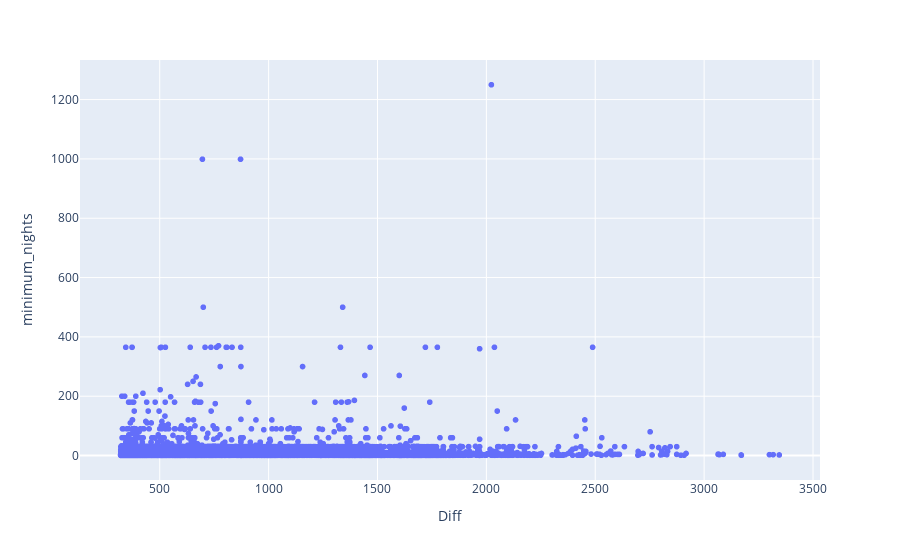

Write notebook code for a chart like this one.
### Markdown cell above
### Quiz30 สร้าง Scatter Plot หาความสัมพันธ์ระหว่าง ระยะเวลาห่างระหว่างปัจจุบันถึง Last review กับ Minimum Nights (Hint: Correlation)

### Code cell
fig = px.scatter(df2, x='Diff', y='minimum_nights')
fig.show()

### Figure 1 — Plotly figure (JSON) as saved in the notebook; plotly's stock layout.template omitted (floating-point values rounded to 4 significant figures; data arrays with more than 128 entries replaced by an {"elided": "..."} marker saying what was removed)
{"data": [{"hoverlabel": {"namelength": 0}, "hovertemplate": "Diff=%{x}<br>minimum_nights=%{y}", "legendgroup": "", "marker": {"color": "#636efa", "symbol": "circle"}, "mode": "markers", "name": "", "showlegend": false, "type": "scattergl", "x": {"elided": "38821 int values"}, "xaxis": "x", "y": {"elided": "38821 int values"}, "yaxis": "y"}], "layout": {"legend": {"tracegroupgap": 0}, "margin": {"t": 60}, "xaxis": {"anchor": "y", "domain": [0, 1], "title": {"text": "Diff"}}, "yaxis": {"anchor": "x", "domain": [0, 1], "title": {"text": "minimum_nights"}}}}
